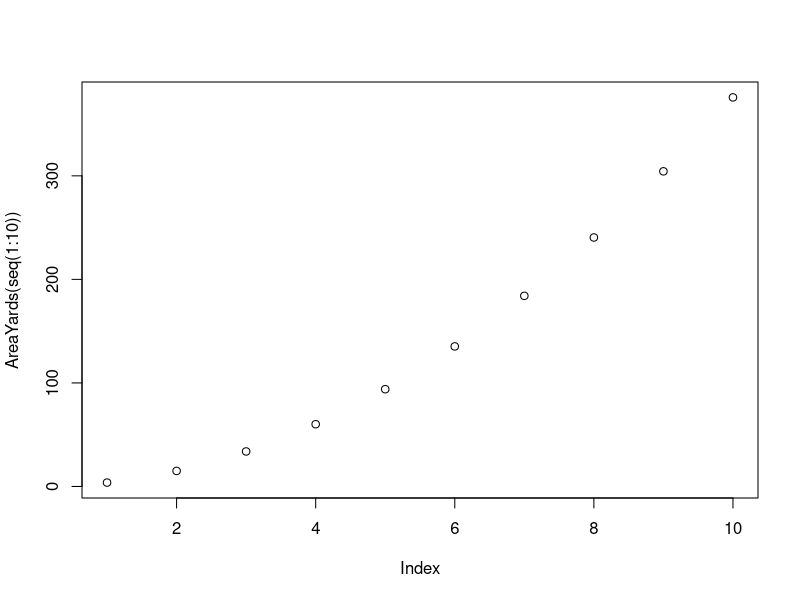

The R script that drew this image: (Note: this script raises an error after producing the figure.)
#Author: Joost Burgers
#Date: 07-02-2021
#Course: Digital Humanities

#Coding with R, the very basics.

#Think of R as a fancy calculator with a lot of tricks and shortcuts

#For example, if you type in any addition, in the console below it will give you
#do the math for you.


#For me, R added 3+4 in a flash. Pretty sweet!


## Admittedly, adding individual numbers, can be done through an actual
## calculator or even your brain. Sometimes though, you might want to reuse a
## specific number over and over again. For example, if you want to find out how
## many yards there are in a meter, you have to multiply meters*1.0936. Rather
## than typing 1.0936 every time we can simply turn it into a variable. For
## example:

yard_conversion <- 1.0936 ##copy+paste this into the console below

#You'll note that yard_conversion just appeared in the top-right "environment"
#window This is where R shows you the variables. For reasons that will become
#clear, this is very, very useful. Now let's math! Say we are taking a penalty
#in football and we're in the US, we'd have to measure in yards. We can make
#this calculation by using the conversion variable.

11*yard_conversion

#You should get 12.0296 yards. So far so good.

#We can also use the variable for more complicated formulas. Let's say you want
#to know the area of a circle in yards, but you only know the radius is 23 meters.
#We can do that like so:

pi*(23*yard_conversion)^2

#That's pretty neat. Now, let's say you work for Circles International and
#you're constantly entering this formula. It gets pretty tedious. You want to be
#able to plug in the meters and get the result. To do this we can create a
#function. A function is a little piece of code that will take an input
#(variable/argument) and give (return) and output.

#Now before you copy+paste this, I should let you know that I've been making you
#work in the console when you could just be pressing run on this script. You
#want to be able to save your work. R stores your code in "scripts." This is the
#sequence of all the code. Whenever you start a new project you should open up a
#new script and save it. You can name it whatever you want, but the best naming
#convention is all lower case with an _ for a space. Do not put a space in your
#file name. A space is a special character and can get garbled when moving to
#different data formats.



AreaYards <- function (meters){
  
  return(pi*(meters*yard_conversion)^2)
 
}




#AreaYards is the name of the function. The blue word 'function' is a
#"reserved word" that is part of the syntax of R. Essentially, it tells R you
#want to create a function, much like the + operator tells it you want to add
#things. In the parenthesis is the variable (argument) that you are going to put
#in. It can have any name, but obviously it is useful to name it something that
#gives an indication as to what it is. Between the curly brackets is the "guts"
#of the function.This is where you take the variable that was entered and
#perform an operation on it. It then returns the result of that operation.

#Now that our function is made let's run it:

AreaYards(23)
AreaYards(15)

#Sweet! Same answer

#What makes R so powerful is that it has a lot of really useful functions for
#doing data science. In all likelihood you won't be writing any of your own
#functions, but borrowing what other people have already done. Base R has a lot
#of built in functions, but these can be expanded through "packages", bundles of
#functions that a good-Samaritan has created to make your life easier. We'll
#talk about this in a few.

#For example, if you want to get the current time that's actually a pretty
#involved process, because you have to access the system time on the operating
#system. Fear not, there's function:

Sys.Date()

#Note that even though we did not pass any variables to the function it still
#has the parentheses (). This is an easy way to identify functions. Tip:
#Sys.Date() and Sys.Time() are very useful for giving your output a time stamp.

#Alternatively, you can also "nest" a function inside the parameters of another function.
#For example: the seq() function will generate a sequential list based on values.

seq(1:10) #in R a number with a colon means a range of values

AreaYards(seq(1:10))
plot(AreaYards(seq(1:10)))
#I can even pass multiple arguments in the same function.

AreaYards(seq(from = 5, to =25, by=5))

#How did I know seq() can take multiple arguments? Use the help. typing ? and
#the function name will bring up the R help file (i.e. ?seq). Sometimes the language can be
#quite cryptic, but basically it tells you there are 5 arguments you can pass
#into the fucntion. If you follow the argument order, you don't need to be
#explicit about the arguments.

AreaYards(seq(5,25,5))

#I can nest even more

max(AreaYards(seq(5,25, by=5))) #Get the maximum value
min(AreaYards(seq(5,25, by=5))) #Get the minimum value

mean(c(max(AreaYards(seq(5,25, by=5))),min(AreaYards(seq(5,25, by=5))))) 
#Make a vector of the min/max and then calculate the mean. There is no
#reason to do this this way.

#Soooooo many parenthesis. This becomes very confusing very quickly. Avoid this.
#Your code should be readable by others. This is called "literate programming,"
#and for the purposes of academia it is extremely important. It means someone
#can step into your code and navigate it, even if they are not intimately
#familiar with the language. This is one key features of using programming for
#academic research.

#We can clean all this up.

circle_areas <- AreaYards(seq(5,25, by=5))
circle_areas_max <- max(circle_areas)
circle_areas_min <- min(circle_areas)
circle_areas_min_max <- c(circle_areas_min, circle_areas_max) #c(a,b,c...) concatenates values
circle_areas_mean <- mean(circle_areas_min_max)

#This code is a bit verbose. There's a lot of steps, and most of the are for
#creating intermediate variables that serve no purpose other than the final
#calculation. This happens a lot in R. So a fellow named Hadley Wickham came
#along and with a team of coders made the "tidyverse" package. This is a package
#used to do common data manipulations in R more efficiently. It is also a
#framework (dialect) of the R language meant to make it cleaner and more
#readable.

circle_areas <- AreaYards(seq(5,25,5))
circle_areas_mean2 <-  c(min(circle_areas),
                         max(circle_areas)) %>%
                         mean()
                  
  
# You notice the strange %>% (pipe) symbol. This basically means "and then."
# Thus, this line of code says concatenate the min and max values and then give
# the mean. with dplyr (part of tidyverse) you can pipe through a bunch of
# functions without reading them into variables or nesting them. It makes for
# clearer reading especially if you are piping through quite a number of
# commands.

#Now you'll note that if you try to run it it won't work. That's because you
#have not installed or loaded the package yet. But let's start on a clean page.



